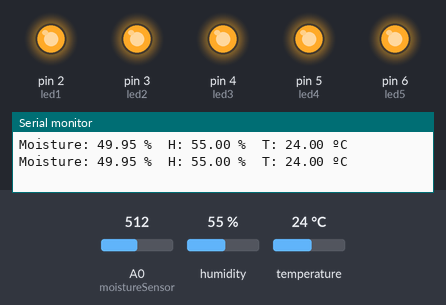
The sketch below on a simulated Arduino Uno, built with avr-gcc and run on an emulated ATmega328P. On the bench: output pins drawn as LEDs (lit = HIGH), the last lines printed to the serial monitor. The inputs (shaded band) are chosen by the test bench; at power-on: A0 (moistureSensor) = 512, humidity 55 %, temperature 24 °C.

Above: at 2.8 s.
2.9 s: A0 (moistureSensor) set to 533
At 5.2 s:
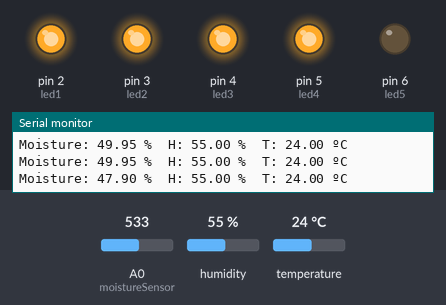
5.6 s: A0 (moistureSensor) set to 609
8.3 s: A0 (moistureSensor) set to 636
At 11.3 s:
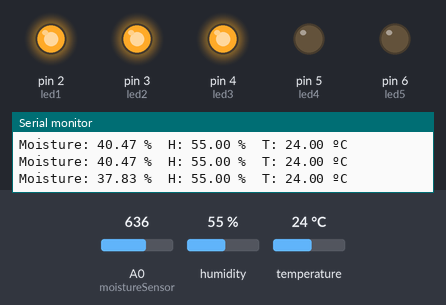
11.6 s: A0 (moistureSensor) set to 712
14.3 s: A0 (moistureSensor) set to 727
At 17.4 s:
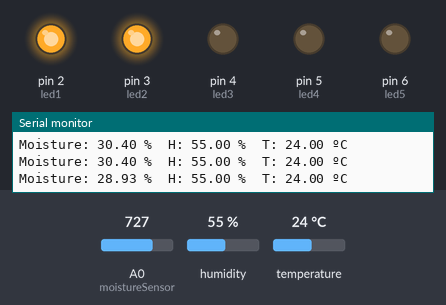
17.7 s: A0 (moistureSensor) set to 716
At 18.8 s:
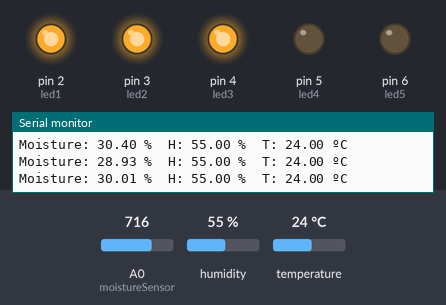
Timing chart, 0 to 20.7 s (numbered marks = the images above; inputs shaded):
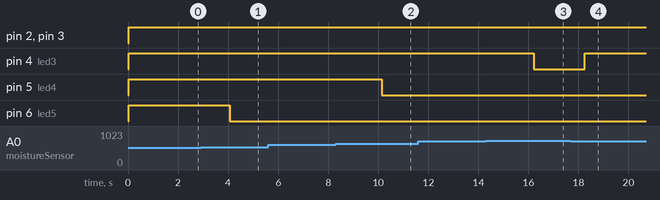

The sketch:

sensors.ino
```cpp
//define analog pin 0 as input of moisture sensor
int moistureSensor = A0;
/*
1 LED - too dry
2 LED - comfort zone
3 LED - comfort zone
4 LED - comfort zone
5 LED - too moist
*/

#include <dht.h>
dht DHT;
#define DHT11_PIN 7

//light LEDs to indicate water level
int led1 = 2;
int led2 = 3;
int led3 = 4;
int led4 = 5;
int led5 = 6;
void setup() {
  // put your setup code here, to run once:
  //define moisture pin as input and actuators as outputs
Serial.begin(9600);
pinMode(moistureSensor, INPUT);
pinMode(led1, OUTPUT);
pinMode(led2, OUTPUT);
pinMode(led3, OUTPUT);
pinMode(led4, OUTPUT);
pinMode(led5, OUTPUT);
}

void loop() {
  // put your main code here, to run repeatedly:
  //reading the moisture value in 10bit code and converting to %
float moistureValue = analogRead(moistureSensor);
float moisturePercent = ((1023-moistureValue)/1023)*100;
//reading temperature and humidity values
float temperature,humidity;
int chk = DHT.read11(DHT11_PIN);
humidity = DHT.humidity;
temperature = DHT.temperature;
//printing moisture content, temperature and humidity on serial window
Serial.print("Moisture: ");
  Serial.print(moisturePercent);
  Serial.print(" %");
  Serial.print("\t");
  Serial.print("H: ");
  Serial.print(humidity);
  Serial.print(" %");
  Serial.print("\t");
  Serial.print("T: ");
  Serial.print(temperature);
  Serial.println(" ºC");
//controlling LEDs based on moisture level of soil

if (moistureValue >= 820){
    digitalWrite(led1,HIGH);
    digitalWrite(led2,LOW);
    digitalWrite(led3,LOW);
    digitalWrite(led4,LOW);
    digitalWrite(led5,LOW);
   }
  else if(moistureValue >=720 && moistureValue <820){
    digitalWrite(led1,HIGH);
    digitalWrite(led2,HIGH);
    digitalWrite(led3,LOW);
    digitalWrite(led4,LOW);
    digitalWrite(led5,LOW);
  }
  else if(moistureValue >=620 && moistureValue <720){
    digitalWrite(led1,HIGH);
    digitalWrite(led2,HIGH);
    digitalWrite(led3,HIGH);
    digitalWrite(led4,LOW);
    digitalWrite(led5,LOW);
  }
  else if(moistureValue >=520 && moistureValue <620){
    digitalWrite(led1,HIGH);
    digitalWrite(led2,HIGH);
    digitalWrite(led3,HIGH);
    digitalWrite(led4,HIGH);
    digitalWrite(led5,LOW);
  }
  else if(moistureValue <520){
    digitalWrite(led1,HIGH);
    digitalWrite(led2,HIGH);
    digitalWrite(led3,HIGH);
    digitalWrite(led4,HIGH);
    digitalWrite(led5,HIGH);
   }
 delay(2000);
}
```

Measured:
- the behaviour switches between 519 and 520 on A0 (moistureSensor) (found by bisection; images 0 and 1)
- the behaviour switches between 619 and 620 on A0 (moistureSensor) (found by bisection; images 1 and 2)
- the behaviour switches between 719 and 720 on A0 (moistureSensor) (found by bisection; images 2 and 3)
- after the input at 2.9 s, pin 6 (led5): HIGH → LOW after 1.2 s
- after the input at 8.3 s, pin 5 (led4): HIGH → LOW after 1.8 s
- after the input at 14.3 s, pin 4 (led3): HIGH → LOW after 1.9 s
- after the input at 17.7 s, pin 4 (led3): LOW → HIGH after 0.55 s
